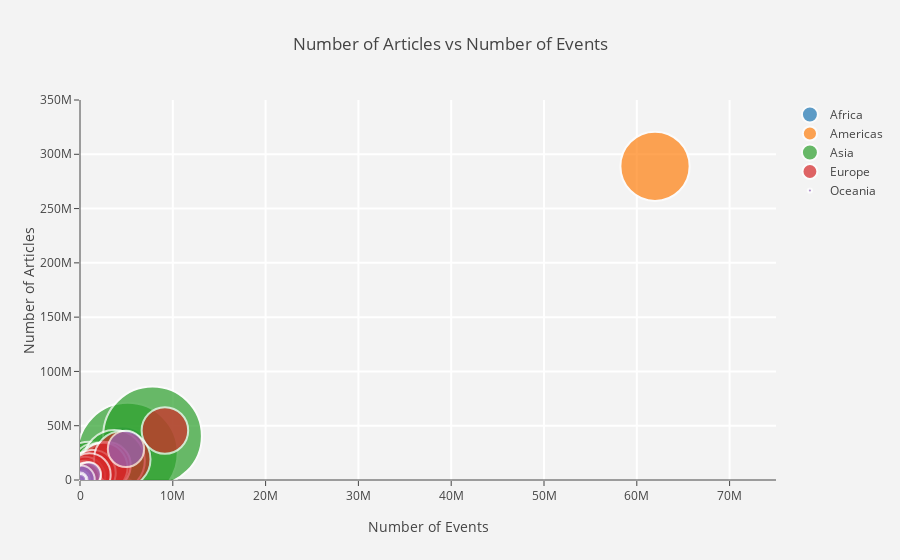

The notebook cell saved with this chart:
### Markdown cell above
We plot a bubble plot, where the size of the bubble relates to the population count of the country.

### Code cell
data_q2_final = pd.read_csv("data_q2_final.csv")
visualization_q2(data_q2_final)

### Figure 1 — Plotly figure (JSON) as saved in the notebook; plotly's stock layout.template omitted (floating-point values rounded to 4 significant figures)
{"data": [{"marker": {"line": {"width": 2}, "size": [33.19, 28.18, 17.26, 7.816, 22.62, 17.02, 25.32, 11.15, 19.93, 4.658, 11.84, 46.57, 25.45, 5.051, 51.0, 5.814, 11.62, 6.038, 52.9, 7.348, 7.483, 27.73, 18.41, 7.044, 36.4, 7.716, 11.23, 13.04, 26.11, 22.28, 22.23, 10.86, 5.808, 2.597, 30.87, 28.12, 23.93, 71.34, 18.04, 4.834, 0.3286, 2.334, 20.56, 1.589, 14.19, 19.83, 38.89, 18.31, 32.87, 39.09, 14.42, 17.53, 33.8, 21.35, 20.99], "sizemode": "area", "sizeref": 0.03877, "symbol": "circle"}, "mode": "markers", "name": "Africa", "text": ["Country: Algeria<br>Number of events: 161363.0<br>Number of articles: 783640.0<br>Population: 41,318,142<br>", "Country: Angola<br>Number of events: 129271.0<br>Number of articles: 644896.0<br>Population: 29,784,193<br>", "Country: Benin<br>Number of events: 83441.0<br>Number of articles: 407885.0<br>Population: 11,175,692<br>", "Country: Botswana<br>Number of events: 135202.0<br>Number of articles: 718720.0<br>Population: 2,291,661<br>", "Country: Burkina Faso<br>Number of events: 68772.0<br>Number of articles: 373630.0<br>Population: 19,193,382<br>", "Country: Burundi<br>Number of events: 154907.0<br>Number of articles: 912031.0<br>Population: 10,864,245<br>", "Country: Cameroon<br>Number of events: 155863.0<br>Number of articles: 808831.0<br>Population: 24,053,727<br>", "Country: Central African Republic<br>Number of events: 86017.0<br>Number of articles: 472419.0<br>Population: 4,659,080<br>", "Country: Chad<br>Number of events: 146553.0<br>Number of articles: 724981.0<br>Population: 14,899,994<br>", "Country: Comoros<br>Number of events: 4642.0<br>Number of articles: 23395.0<br>Population: 813,912<br>", "Country: Congo<br>Number of events: 128913.0<br>Number of articles: 666638.0<br>Population: 5,260,750<br>", "Country: Congo (Democratic Republic of the)<br>Number of events: 63853.0<br>Number of articles: 295932.0<br>Population: 81,339,988<br>", "Country: Côte d'Ivoire<br>Number of events: 70629.0<br>Number of articles: 372173.0<br>Population: 24,294,750<br>", "Country: Djibouti<br>Number of events: 77780.0<br>Number of articles: 348439.0<br>Population: 956,985<br>", "Country: Egypt<br>Number of events: 1378184.0<br>Number of articles: 6411221.0<br>Population: 97,553,151<br>", "Country: Equatorial Guinea<br>Number of events: 21713.0<br>Number of articles: 104389.0<br>Population: 1,267,689<br>", "Country: Eritrea<br>Number of events: 72203.0<br>Number of articles: 365756.0<br>Population: 5,068,831<br>", "Country: Eswatini<br>Number of events: 50143.0<br>Number of articles: 285387.0<br>Population: 1,367,254<br>", "Country: Ethiopia<br>Number of events: 366047.0<br>Number of articles: 1835960.0<br>Population: 104,957,438<br>", "Country: Gabon<br>Number of events: 27038.0<br>Number of articles: 144350.0<br>Population: 2,025,137<br>", "Country: Gambia<br>Number of events: 178521.0<br>Number of articles: 964109.0<br>Population: 2,100,568<br>", "Country: Ghana<br>Number of events: 931522.0<br>Number of articles: 4977149.0<br>Population: 28,833,629<br>", "Country: Guinea<br>Number of events: 64380.0<br>Number of articles: 325973.0<br>Population: 12,717,176<br>", "Country: Guinea-Bissau<br>Number of events: 10201.0<br>Number of articles: 41611.0<br>Population: 1,861,283<br>", "Country: Kenya<br>Number of events: 1153072.0<br>Number of articles: 5984609.0<br>Population: 49,699,862<br>", "Country: Lesotho<br>Number of events: 55643.0<br>Number of articles: 293294.0<br>Population: 2,233,339<br>", "Country: Liberia<br>Number of events: 236858.0<br>Number of articles: 1246236.0<br>Population: 4,731,906<br>", "Country: Libya<br>Number of events: 555912.0<br>Number of articles: 2776831.0<br>Population: 6,374,616<br>", "Country: Madagascar<br>Number of events: 38299.0<br>Number of articles: 207171.0<br>Population: 25,570,895<br>", "Country: Malawi<br>Number of events: 197340.0<br>Number of articles: 1038925.0<br>Population: 18,622,104<br>", "Country: Mali<br>Number of events: 142852.0<br>Number of articles: 793186.0<br>Population: 18,541,980<br>", "Country: Mauritania<br>Number of events: 30790.0<br>Number of articles: 148410.0<br>Population: 4,420,184<br>", "Country: Mauritius<br>Number of events: 47130.0<br>Number of articles: 251486.0<br>Population: 1,265,138<br>", "Country: Mayotte<br>Number of events: 741.0<br>Number of articles: 4281.0<br>Population: 253,045<br>", "Country: Morocco<br>Number of events: 240928.0<br>Number of articles: 1177686.0<br>Population: 35,739,580<br>", "Country: Mozambique<br>Number of events: 107071.0<br>Number of articles: 523745.0<br>Population: 29,668,834<br>", "Country: Niger<br>Number of events: 142729.0<br>Number of articles: 679461.0<br>Population: 21,477,348<br>", "Country: Nigeria<br>Number of events: 4609345.0<br>Number of articles: 21304797.0<br>Population: 190,886,311<br>", "Country: Rwanda<br>Number of events: 261671.0<br>Number of articles: 1345223.0<br>Population: 12,208,407<br>", "Country: Réunion<br>Number of events: 16443.0<br>Number of articles: 87331.0<br>Population: 876,562<br>", "Country: Saint Helena, Ascension and Tristan da Cunha<br>Number of events: 1163.0<br>Number of articles: 6184.0<br>Population: 4,049<br>", "Country: Sao Tome and Principe<br>Number of events: 3209.0<br>Number of articles: 14023.0<br>Population: 204,327<br>", "Country: Senegal<br>Number of events: 96627.0<br>Number of articles: 486133.0<br>Population: 15,850,567<br>", "Country: Seychelles<br>Number of events: 40447.0<br>Number of articles: 219242.0<br>Population: 94,737<br>", "Country: Sierra Leone<br>Number of events: 134691.0<br>Number of articles: 743651.0<br>Population: 7,557,212<br>", "Country: Somalia<br>Number of events: 576631.0<br>Number of articles: 2770280.0<br>Population: 14,742,523<br>", "Country: South Africa<br>Number of events: 2263233.0<br>Number of articles: 10400498.0<br>Population: 56,717,156<br>", "Country: South Sudan<br>Number of events: 241882.0<br>Number of articles: 1250599.0<br>Population: 12,575,714<br>", "Country: Sudan<br>Number of events: 546925.0<br>Number of articles: 2633196.0<br>Population: 40,533,330<br>", "Country: Tanzania, United Republic of<br>Number of events: 302893.0<br>Number of articles: 1552371.0<br>Population: 57,310,019<br>", "Country: Togo<br>Number of events: 28193.0<br>Number of articles: 146542.0<br>Population: 7,797,694<br>", "Country: Tunisia<br>Number of events: 223024.0<br>Number of articles: 1099799.0<br>Population: 11,532,127<br>", "Country: Uganda<br>Number of events: 604870.0<br>Number of articles: 2918814.0<br>Population: 42,862,958<br>", "Country: Zambia<br>Number of events: 290812.0<br>Number of articles: 1375276.0<br>Population: 17,094,130<br>", "Country: Zimbabwe<br>Number of events: 748716.0<br>Number of articles: 3906539.0<br>Population: 16,529,904<br>"], "type": "scatter", "uid": "8eea0b97-3ccd-4f9e-9da0-7b2781fdf21c", "x": [161363, 129271, 83441, 135202, 68772, 154907, 155863, 86017, 146553, 4642, 128913, 63853, 70629, 77780, 1378184, 21713, 72203, 50143, 366047, 27038, 178521, 931522, 64380, 10201, 1153072, 55643, 236858, 555912, 38299, 197340, 142852, 30790, 47130, 741, 240928, 107071, 142729, 4609345, 261671, 16443, 1163, 3209, 96627, 40447, 134691, 576631, 2263233, 241882, 546925, 302893, 28193, 223024, 604870, 290812, 748716], "y": [783640, 644896, 407885, 718720, 373630, 912031, 808831, 472419, 724981, 23395, 666638, 295932, 372173, 348439, 6411221, 104389, 365756, 285387, 1835960, 144350, 964109, 4977149, 325973, 41611, 5984609, 293294, 1246236, 2776831, 207171, 1038925, 793186, 148410, 251486, 4281, 1177686, 523745, 679461, 21304797, 1345223, 87331, 6184, 14023, 486133, 219242, 743651, 2770280, 10400498, 1250599, 2633196, 1552371, 146542, 1099799, 2918814, 1375276, 3906539]}, {"marker": {"line": {"width": 2}, "size": [0.6305, 1.649, 34.36, 1.675, 3.247, 2.76, 3.161, 1.279, 17.17, 74.7, 31.25, 1.281, 21.94, 36.17, 17.5, 1.404, 16.94, 21.05, 13.04, 0.2785, 2.745, 1.227, 1.695, 3.462, 21.23, 4.554, 17.11, 15.72, 8.778, 3.203, 58.68, 0.3715, 10.45, 13.48, 29.28, 9.882, 1.215, 2.184, 1.712, 3.876, 6.042, 0.9721, 93.01, 9.6, 29.2, 1.672], "sizemode": "area", "sizeref": 0.03877}, "mode": "markers", "name": "Americas", "text": ["Country: Anguilla<br>Number of events: 9623.0<br>Number of articles: 54931.0<br>Population: 14,909<br>", "Country: Antigua and Barbuda<br>Number of events: 33148.0<br>Number of articles: 180777.0<br>Population: 102,012<br>", "Country: Argentina<br>Number of events: 269552.0<br>Number of articles: 1224981.0<br>Population: 44,271,041<br>", "Country: Aruba<br>Number of events: 11988.0<br>Number of articles: 63551.0<br>Population: 105,264<br>", "Country: Bahamas<br>Number of events: 212221.0<br>Number of articles: 1078334.0<br>Population: 395,361<br>", "Country: Barbados<br>Number of events: 91924.0<br>Number of articles: 539148.0<br>Population: 285,719<br>", "Country: Belize<br>Number of events: 127535.0<br>Number of articles: 681964.0<br>Population: 374,681<br>", "Country: Bermuda<br>Number of events: 62150.0<br>Number of articles: 343817.0<br>Population: 61,349<br>", "Country: Bolivia (Plurinational State of)<br>Number of events: 76261.0<br>Number of articles: 369849.0<br>Population: 11,051,600<br>", "Country: Brazil<br>Number of events: 634409.0<br>Number of articles: 3339215.0<br>Population: 209,288,278<br>", "Country: Canada<br>Number of events: 4483920.0<br>Number of articles: 23220546.0<br>Population: 36,624,199<br>", "Country: Cayman Islands<br>Number of events: 39838.0<br>Number of articles: 213710.0<br>Population: 61,559<br>", "Country: Chile<br>Number of events: 220922.0<br>Number of articles: 1102443.0<br>Population: 18,054,726<br>", "Country: Colombia<br>Number of events: 340901.0<br>Number of articles: 1756025.0<br>Population: 49,065,615<br>", "Country: Cuba<br>Number of events: 691230.0<br>Number of articles: 3299680.0<br>Population: 11,484,636<br>", "Country: Dominica<br>Number of events: 21293.0<br>Number of articles: 125762.0<br>Population: 73,925<br>", "Country: Dominican Republic<br>Number of events: 81346.0<br>Number of articles: 397984.0<br>Population: 10,766,998<br>", "Country: Ecuador<br>Number of events: 123985.0<br>Number of articles: 611711.0<br>Population: 16,624,858<br>", "Country: El Salvador<br>Number of events: 94845.0<br>Number of articles: 451584.0<br>Population: 6,377,853<br>", "Country: Falkland Islands (Malvinas)<br>Number of events: 1565.0<br>Number of articles: 7177.0<br>Population: 2,910<br>", "Country: French Guiana<br>Number of events: 3503.0<br>Number of articles: 17767.0<br>Population: 282,731<br>", "Country: Greenland<br>Number of events: 29679.0<br>Number of articles: 153079.0<br>Population: 56,480<br>", "Country: Grenada<br>Number of events: 38488.0<br>Number of articles: 209385.0<br>Population: 107,825<br>", "Country: Guadeloupe<br>Number of events: 4356.0<br>Number of articles: 20251.0<br>Population: 449,568<br>", "Country: Guatemala<br>Number of events: 121593.0<br>Number of articles: 604672.0<br>Population: 16,913,503<br>", "Country: Guyana<br>Number of events: 181048.0<br>Number of articles: 959170.0<br>Population: 777,859<br>", "Country: Haiti<br>Number of events: 195835.0<br>Number of articles: 1039336.0<br>Population: 10,981,229<br>", "Country: Honduras<br>Number of events: 89412.0<br>Number of articles: 425400.0<br>Population: 9,265,067<br>", "Country: Jamaica<br>Number of events: 311825.0<br>Number of articles: 1722575.0<br>Population: 2,890,299<br>", "Country: Martinique<br>Number of events: 4174.0<br>Number of articles: 21121.0<br>Population: 384,896<br>", "Country: Mexico<br>Number of events: 1360467.0<br>Number of articles: 6365681.0<br>Population: 129,163,276<br>", "Country: Montserrat<br>Number of events: 4506.0<br>Number of articles: 25264.0<br>Population: 5,177<br>", "Country: Panama<br>Number of events: 215192.0<br>Number of articles: 1047318.0<br>Population: 4,098,587<br>", "Country: Paraguay<br>Number of events: 38062.0<br>Number of articles: 183767.0<br>Population: 6,811,297<br>", "Country: Peru<br>Number of events: 269870.0<br>Number of articles: 1343607.0<br>Population: 32,165,485<br>", "Country: Puerto Rico<br>Number of events: 145854.0<br>Number of articles: 777251.0<br>Population: 3,663,131<br>", "Country: Saint Kitts and Nevis<br>Number of events: 8031.0<br>Number of articles: 44833.0<br>Population: 55,345<br>", "Country: Saint Lucia<br>Number of events: 26278.0<br>Number of articles: 157263.0<br>Population: 178,844<br>", "Country: Saint Vincent and the Grenadines<br>Number of events: 16669.0<br>Number of articles: 79948.0<br>Population: 109,897<br>", "Country: Suriname<br>Number of events: 11651.0<br>Number of articles: 61789.0<br>Population: 563,402<br>", "Country: Trinidad and Tobago<br>Number of events: 190665.0<br>Number of articles: 955615.0<br>Population: 1,369,125<br>", "Country: Turks and Caicos Islands<br>Number of events: 1293.0<br>Number of articles: 6116.0<br>Population: 35,446<br>", "Country: United States of America<br>Number of events: 61962743.0<br>Number of articles: 288930710.0<br>Population: 324,459,463<br>", "Country: Uruguay<br>Number of events: 49825.0<br>Number of articles: 240069.0<br>Population: 3,456,750<br>", "Country: Venezuela (Bolivarian Republic of)<br>Number of events: 379791.0<br>Number of articles: 1802998.0<br>Population: 31,977,065<br>", "Country: Virgin Islands (British)<br>Number of events: 14873.0<br>Number of articles: 69777.0<br>Population: 104,901<br>"], "type": "scatter", "uid": "d09b7839-efc9-4fd3-a3b4-3ebdf7caae37", "x": [9623, 33148, 269552, 11988, 212221, 91924, 127535, 62150, 76261, 634409, 4483920, 39838, 220922, 340901, 691230, 21293, 81346, 123985, 94845, 1565, 3503, 29679, 38488, 4356, 121593, 181048, 195835, 89412, 311825, 4174, 1360467, 4506, 215192, 38062, 269870, 145854, 8031, 26278, 16669, 11651, 190665, 1293, 61962743, 49825, 379791, 14873], "y": [54931, 180777, 1224981, 63551, 1078334, 539148, 681964, 343817, 369849, 3339215, 23220546, 213710, 1102443, 1756025, 3299680, 125762, 397984, 611711, 451584, 7177, 17767, 153079, 209385, 20251, 604672, 959170, 1039336, 425400, 1722575, 21121, 6365681, 25264, 1047318, 183767, 1343607, 777251, 44833, 157263, 79948, 61789, 955615, 6116, 288930710, 240069, 1802998, 69777]}, {"marker": {"line": {"width": 2}, "size": [30.78, 8.839, 16.19, 6.308, 66.26, 4.64, 3.381, 20.66, 193.9, 5.608, 10.21, 14.01, 189.0, 83.89, 46.52, 31.94, 14.89, 58.3, 16.08, 22.03, 26.07, 36.87, 10.5, 12.7, 13.52, 12.73, 29.04, 3.411, 9.055, 37.72, 27.95, 11.12, 72.47, 11.45, 52.89, 8.388, 29.63, 23.59, 22.07, 25.1, 15.42, 42.9, 46.4, 12.39, 15.83, 29.17, 27.44], "sizemode": "area", "sizeref": 0.03877}, "mode": "markers", "name": "Asia", "text": ["Country: Afghanistan<br>Number of events: 1872920.0<br>Number of articles: 8886424.0<br>Population: 35,530,081<br>", "Country: Armenia<br>Number of events: 483442.0<br>Number of articles: 2167105.0<br>Population: 2,930,450<br>", "Country: Azerbaijan<br>Number of events: 412025.0<br>Number of articles: 1917514.0<br>Population: 9,827,589<br>", "Country: Bahrain<br>Number of events: 237277.0<br>Number of articles: 1232467.0<br>Population: 1,492,584<br>", "Country: Bangladesh<br>Number of events: 1140310.0<br>Number of articles: 5950308.0<br>Population: 164,669,751<br>", "Country: Bhutan<br>Number of events: 68802.0<br>Number of articles: 361152.0<br>Population: 807,610<br>", "Country: Brunei Darussalam<br>Number of events: 199684.0<br>Number of articles: 790634.0<br>Population: 428,697<br>", "Country: Cambodia<br>Number of events: 329072.0<br>Number of articles: 1706027.0<br>Population: 16,005,373<br>", "Country: China<br>Number of events: 5138554.0<br>Number of articles: 24986512.0<br>Population: 1,409,517,397<br>", "Country: Cyprus<br>Number of events: 208360.0<br>Number of articles: 989487.0<br>Population: 1,179,551<br>", "Country: Georgia<br>Number of events: 86169.0<br>Number of articles: 386572.0<br>Population: 3,912,061<br>", "Country: Hong Kong<br>Number of events: 285191.0<br>Number of articles: 1576934.0<br>Population: 7,364,883<br>", "Country: India<br>Number of events: 7815392.0<br>Number of articles: 40624565.0<br>Population: 1,339,180,127<br>", "Country: Indonesia<br>Number of events: 1025338.0<br>Number of articles: 4967829.0<br>Population: 263,991,379<br>", "Country: Iran (Islamic Republic of)<br>Number of events: 2710326.0<br>Number of articles: 11894575.0<br>Population: 81,162,788<br>", "Country: Iraq<br>Number of events: 2018608.0<br>Number of articles: 9452345.0<br>Population: 38,274,618<br>", "Country: Israel<br>Number of events: 3719826.0<br>Number of articles: 15922357.0<br>Population: 8,321,570<br>", "Country: Japan<br>Number of events: 1836589.0<br>Number of articles: 9045102.0<br>Population: 127,484,450<br>", "Country: Jordan<br>Number of events: 495320.0<br>Number of articles: 2396328.0<br>Population: 9,702,353<br>", "Country: Kazakhstan<br>Number of events: 204892.0<br>Number of articles: 982243.0<br>Population: 18,204,499<br>", "Country: Korea (Democratic People's Republic of)<br>Number of events: 952512.0<br>Number of articles: 4505316.0<br>Population: 25,490,965<br>", "Country: Korea (Republic of)<br>Number of events: 1082162.0<br>Number of articles: 5422950.0<br>Population: 50,982,212<br>", "Country: Kuwait<br>Number of events: 235288.0<br>Number of articles: 1185104.0<br>Population: 4,136,528<br>", "Country: Kyrgyzstan<br>Number of events: 132737.0<br>Number of articles: 644571.0<br>Population: 6,045,117<br>", "Country: Lao People's Democratic Republic<br>Number of events: 115042.0<br>Number of articles: 518633.0<br>Population: 6,858,160<br>", "Country: Lebanon<br>Number of events: 593515.0<br>Number of articles: 2678911.0<br>Population: 6,082,357<br>", "Country: Malaysia<br>Number of events: 1285659.0<br>Number of articles: 6655439.0<br>Population: 31,624,264<br>", "Country: Maldives<br>Number of events: 79115.0<br>Number of articles: 446303.0<br>Population: 436,330<br>", "Country: Mongolia<br>Number of events: 70158.0<br>Number of articles: 363410.0<br>Population: 3,075,647<br>", "Country: Myanmar<br>Number of events: 401307.0<br>Number of articles: 1988261.0<br>Population: 53,370,609<br>", "Country: Nepal<br>Number of events: 491877.0<br>Number of articles: 2764564.0<br>Population: 29,304,998<br>", "Country: Oman<br>Number of events: 154586.0<br>Number of articles: 807025.0<br>Population: 4,636,262<br>", "Country: Pakistan<br>Number of events: 3692653.0<br>Number of articles: 17894942.0<br>Population: 197,015,955<br>", "Country: Palestine, State of<br>Number of events: 296280.0<br>Number of articles: 1058256.0<br>Population: 4,920,724<br>", "Country: Philippines<br>Number of events: 2382527.0<br>Number of articles: 10800643.0<br>Population: 104,918,090<br>", "Country: Qatar<br>Number of events: 486478.0<br>Number of articles: 2278313.0<br>Population: 2,639,211<br>", "Country: Saudi Arabia<br>Number of events: 1612745.0<br>Number of articles: 7052974.0<br>Population: 32,938,213<br>", "Country: Sri Lanka<br>Number of events: 662434.0<br>Number of articles: 3613513.0<br>Population: 20,876,917<br>", "Country: Syrian Arab Republic<br>Number of events: 3593007.0<br>Number of articles: 15768207.0<br>Population: 18,269,868<br>", "Country: Taiwan, Province of China<br>Number of events: 420857.0<br>Number of articles: 2143519.0<br>Population: 23,626,456<br>", "Country: Tajikistan<br>Number of events: 111515.0<br>Number of articles: 529456.0<br>Population: 8,921,343<br>", "Country: Thailand<br>Number of events: 804988.0<br>Number of articles: 4264591.0<br>Population: 69,037,513<br>", "Country: Turkey<br>Number of events: 2741337.0<br>Number of articles: 12383902.0<br>Population: 80,745,020<br>", "Country: Turkmenistan<br>Number of events: 83689.0<br>Number of articles: 384236.0<br>Population: 5,758,075<br>", "Country: United Arab Emirates<br>Number of events: 621345.0<br>Number of articles: 3004443.0<br>Population: 9,400,145<br>", "Country: Uzbekistan<br>Number of events: 136221.0<br>Number of articles: 632228.0<br>Population: 31,910,641<br>", "Country: Yemen<br>Number of events: 670288.0<br>Number of articles: 3243655.0<br>Population: 28,250,420<br>"], "type": "scatter", "uid": "dd698bac-641e-4906-ac45-81ddeff66886", "x": [1872920, 483442, 412025, 237277, 1140310, 68802, 199684, 329072, 5138554, 208360, 86169, 285191, 7815392, 1025338, 2710326, 2018608, 3719826, 1836589, 495320, 204892, 952512, 1082162, 235288, 132737, 115042, 593515, 1285659, 79115, 70158, 401307, 491877, 154586, 3692653, 296280, 2382527, 486478, 1612745, 662434, 3593007, 420857, 111515, 804988, 2741337, 83689, 621345, 136221, 670288], "y": [8886424, 2167105, 1917514, 1232467, 5950308, 361152, 790634, 1706027, 24986512, 989487, 386572, 1576934, 40624565, 4967829, 11894575, 9452345, 15922357, 9045102, 2396328, 982243, 4505316, 5422950, 1185104, 644571, 518633, 2678911, 6655439, 446303, 363410, 1988261, 2764564, 807025, 17894942, 1058256, 10800643, 2278313, 7052974, 3613513, 15768207, 2143519, 529456, 4264591, 12383902, 384236, 3004443, 632228, 3243655]}, {"marker": {"line": {"width": 2}, "size": [8.839, 1.432, 15.26, 15.89, 17.46, 9.669, 13.74, 10.57, 16.83, 12.36, 5.909, 1.146, 12.13, 41.62, 46.79, 0.96, 17.25, 2.099, 0.1453, 16.1, 2.989, 11.27, 1.499, 39.78, 7.21, 1.005, 8.778, 3.944, 7.452, 3.389, 10.39, 1.016, 4.095, 21.31, 11.89, 31.9, 16.59, 22.91, 61.96, 0.9436, 15.31, 12.05, 7.447, 35.15, 16.25, 15.03, 34.34, 42.01], "sizemode": "area", "sizeref": 0.03877}, "mode": "markers", "name": "Europe", "text": ["Country: Albania<br>Number of events: 124019.0<br>Number of articles: 621488.0<br>Population: 2,930,187<br>", "Country: Andorra<br>Number of events: 3420.0<br>Number of articles: 16620.0<br>Population: 76,965<br>", "Country: Austria<br>Number of events: 413563.0<br>Number of articles: 1953626.0<br>Population: 8,735,453<br>", "Country: Belarus<br>Number of events: 278185.0<br>Number of articles: 1282814.0<br>Population: 9,468,338<br>", "Country: Belgium<br>Number of events: 763121.0<br>Number of articles: 3506225.0<br>Population: 11,429,336<br>", "Country: Bosnia and Herzegovina<br>Number of events: 57039.0<br>Number of articles: 268103.0<br>Population: 3,507,017<br>", "Country: Bulgaria<br>Number of events: 249195.0<br>Number of articles: 1198936.0<br>Population: 7,084,571<br>", "Country: Croatia<br>Number of events: 136471.0<br>Number of articles: 653041.0<br>Population: 4,189,353<br>", "Country: Czechia<br>Number of events: 230297.0<br>Number of articles: 1122637.0<br>Population: 10,618,303<br>", "Country: Denmark<br>Number of events: nan<br>Number of articles: nan<br>Population: 5,733,551<br>", "Country: Estonia<br>Number of events: 110289.0<br>Number of articles: 529058.0<br>Population: 1,309,632<br>", "Country: Faroe Islands<br>Number of events: 3469.0<br>Number of articles: 19752.0<br>Population: 49,290<br>", "Country: Finland<br>Number of events: 184384.0<br>Number of articles: 948545.0<br>Population: 5,523,231<br>", "Country: France<br>Number of events: 2976218.0<br>Number of articles: 13579912.0<br>Population: 64,979,548<br>", "Country: Germany<br>Number of events: 2475702.0<br>Number of articles: 11645955.0<br>Population: 82,114,224<br>", "Country: Gibraltar<br>Number of events: 35719.0<br>Number of articles: 186855.0<br>Population: 34,571<br>", "Country: Greece<br>Number of events: 1009966.0<br>Number of articles: 5151674.0<br>Population: 11,159,773<br>", "Country: Guernsey<br>Number of events: 28939.0<br>Number of articles: 154163.0<br>Population: 165,314<br>", "Country: Holy See<br>Number of events: 65637.0<br>Number of articles: 297035.0<br>Population: 792<br>", "Country: Hungary<br>Number of events: 315886.0<br>Number of articles: 1614549.0<br>Population: 9,721,559<br>", "Country: Iceland<br>Number of events: 97141.0<br>Number of articles: 548521.0<br>Population: 335,025<br>", "Country: Ireland<br>Number of events: 1535669.0<br>Number of articles: 7699354.0<br>Population: 4,761,657<br>", "Country: Isle of Man<br>Number of events: 2364.0<br>Number of articles: 12929.0<br>Population: 84,287<br>", "Country: Italy<br>Number of events: 1412552.0<br>Number of articles: 6665704.0<br>Population: 59,359,900<br>", "Country: Latvia<br>Number of events: 96325.0<br>Number of articles: 491028.0<br>Population: 1,949,670<br>", "Country: Liechtenstein<br>Number of events: 5818.0<br>Number of articles: 28328.0<br>Population: 37,922<br>", "Country: Lithuania<br>Number of events: 110108.0<br>Number of articles: 525151.0<br>Population: 2,890,297<br>", "Country: Luxembourg<br>Number of events: 91843.0<br>Number of articles: 488599.0<br>Population: 583,455<br>", "Country: Macedonia (the former Yugoslav Republic of)<br>Number of events: 136834.0<br>Number of articles: 700638.0<br>Population: 2,083,160<br>", "Country: Malta<br>Number of events: 230702.0<br>Number of articles: 1230277.0<br>Population: 430,835<br>", "Country: Moldova (Republic of)<br>Number of events: 79798.0<br>Number of articles: 393991.0<br>Population: 4,051,212<br>", "Country: Monaco<br>Number of events: 33913.0<br>Number of articles: 169541.0<br>Population: 38,695<br>", "Country: Montenegro<br>Number of events: 28848.0<br>Number of articles: 148911.0<br>Population: 628,960<br>", "Country: Netherlands<br>Number of events: 643886.0<br>Number of articles: 3111929.0<br>Population: 17,035,938<br>", "Country: Norway<br>Number of events: 363336.0<br>Number of articles: 1798155.0<br>Population: 5,305,383<br>", "Country: Poland<br>Number of events: 525815.0<br>Number of articles: 2624273.0<br>Population: 38,170,712<br>", "Country: Portugal<br>Number of events: 224862.0<br>Number of articles: 1148197.0<br>Population: 10,329,506<br>", "Country: Romania<br>Number of events: 286007.0<br>Number of articles: 1557659.0<br>Population: 19,679,306<br>", "Country: Russian Federation<br>Number of events: 4554733.0<br>Number of articles: 19111535.0<br>Population: 143,989,754<br>", "Country: San Marino<br>Number of events: 2866.0<br>Number of articles: 14541.0<br>Population: 33,400<br>", "Country: Serbia<br>Number of events: 138508.0<br>Number of articles: 637917.0<br>Population: 8,790,574<br>", "Country: Slovakia<br>Number of events: 66908.0<br>Number of articles: 317607.0<br>Population: 5,447,662<br>", "Country: Slovenia<br>Number of events: 57832.0<br>Number of articles: 296964.0<br>Population: 2,079,976<br>", "Country: Spain<br>Number of events: 1009570.0<br>Number of articles: 4947518.0<br>Population: 46,354,321<br>", "Country: Sweden<br>Number of events: 511131.0<br>Number of articles: 2378677.0<br>Population: 9,910,701<br>", "Country: Switzerland<br>Number of events: 727432.0<br>Number of articles: 3508038.0<br>Population: 8,476,005<br>", "Country: Ukraine<br>Number of events: nan<br>Number of articles: nan<br>Population: 44,222,947<br>", "Country: United Kingdom of Great Britain and Northern Ireland<br>Number of events: 9149259.0<br>Number of articles: 45590433.0<br>Population: 66,181,585<br>"], "type": "scatter", "uid": "8c52d8cf-2ac5-4401-b122-5bc55b7501d4", "x": [124019, 3420, 413563, 278185, 763121, 57039, 249195, 136471, 230297, null, 110289, 3469, 184384, 2976218, 2475702, 35719, 1009966, 28939, 65637, 315886, 97141, 1535669, 2364, 1412552, 96325, 5818, 110108, 91843, 136834, 230702, 79798, 33913, 28848, 643886, 363336, 525815, 224862, 286007, 4554733, 2866, 138508, 66908, 57832, 1009570, 511131, 727432, null, 9149259], "y": [621488, 16620, 1953626, 1282814, 3506225, 268103, 1198936, 653041, 1122637, null, 529058, 19752, 948545, 13579912, 11645955, 186855, 5151674, 154163, 297035, 1614549, 548521, 7699354, 12929, 6665704, 491028, 28328, 525151, 488599, 700638, 1230277, 393991, 169541, 148911, 3111929, 1798155, 2624273, 1148197, 1557659, 19111535, 14541, 637917, 317607, 296964, 4947518, 2378677, 3508038, null, 45590433]}, {"marker": {"line": {"width": 2}, "size": [1.218, 25.53, 0.6807, 4.913, 2.747, 2.092, 1.762, 1.19, 1.677, 2.714, 11.2, 0.2077, 1.213, 0.7611, 14.83, 2.288, 4.037, 0.1862, 1.697, 2.714], "sizemode": "area", "sizeref": 0.03877}, "mode": "markers", "name": "Oceania", "text": ["Country: American Samoa<br>Number of events: 9091.0<br>Number of articles: 50678.0<br>Population: 55,641<br>", "Country: Australia<br>Number of events: 4955224.0<br>Number of articles: 28611811.0<br>Population: 24,450,561<br>", "Country: Cook Islands<br>Number of events: 18993.0<br>Number of articles: 99447.0<br>Population: 17,380<br>", "Country: Fiji<br>Number of events: 207372.0<br>Number of articles: 1138879.0<br>Population: 905,502<br>", "Country: French Polynesia<br>Number of events: 8076.0<br>Number of articles: 38781.0<br>Population: 283,007<br>", "Country: Guam<br>Number of events: 96840.0<br>Number of articles: 537417.0<br>Population: 164,229<br>", "Country: Kiribati<br>Number of events: 11288.0<br>Number of articles: 59865.0<br>Population: 116,398<br>", "Country: Marshall Islands<br>Number of events: 19494.0<br>Number of articles: 98105.0<br>Population: 53,127<br>", "Country: Micronesia (Federated States of)<br>Number of events: 10508.0<br>Number of articles: 53858.0<br>Population: 105,544<br>", "Country: New Caledonia<br>Number of events: 7366.0<br>Number of articles: 36365.0<br>Population: 276,255<br>", "Country: New Zealand<br>Number of events: 964174.0<br>Number of articles: 5282195.0<br>Population: 4,705,818<br>", "Country: Niue<br>Number of events: 2298.0<br>Number of articles: 12914.0<br>Population: 1,618<br>", "Country: Northern Mariana Islands<br>Number of events: 1504.0<br>Number of articles: 8605.0<br>Population: 55,144<br>", "Country: Palau<br>Number of events: 9198.0<br>Number of articles: 45358.0<br>Population: 21,729<br>", "Country: Papua New Guinea<br>Number of events: 94575.0<br>Number of articles: 521362.0<br>Population: 8,251,162<br>", "Country: Samoa<br>Number of events: 64548.0<br>Number of articles: 344507.0<br>Population: 196,440<br>", "Country: Solomon Islands<br>Number of events: 28272.0<br>Number of articles: 151474.0<br>Population: 611,343<br>", "Country: Tokelau<br>Number of events: 1326.0<br>Number of articles: 6203.0<br>Population: 1,300<br>", "Country: Tonga<br>Number of events: 26107.0<br>Number of articles: 137595.0<br>Population: 108,020<br>", "Country: Vanuatu<br>Number of events: 33426.0<br>Number of articles: 184023.0<br>Population: 276,244<br>"], "type": "scatter", "uid": "456ab0e6-0f69-40d0-9402-77b611097499", "x": [9091, 4955224, 18993, 207372, 8076, 96840, 11288, 19494, 10508, 7366, 964174, 2298, 1504, 9198, 94575, 64548, 28272, 1326, 26107, 33426], "y": [50678, 28611811, 99447, 1138879, 38781, 537417, 59865, 98105, 53858, 36365, 5282195, 12914, 8605, 45358, 521362, 344507, 151474, 6203, 137595, 184023]}], "layout": {"paper_bgcolor": "rgb(243, 243, 243)", "plot_bgcolor": "rgb(243, 243, 243)", "title": "Number of Articles vs Number of Events", "xaxis": {"gridcolor": "rgb(255, 255, 255)", "gridwidth": 2, "range": [0, 75000000], "ticklen": 5, "title": "Number of Events", "zerolinewidth": 1}, "yaxis": {"gridcolor": "rgb(255, 255, 255)", "gridwidth": 2, "range": [0, 350000000], "ticklen": 5, "title": "Number of Articles", "zerolinewidth": 1}}}
